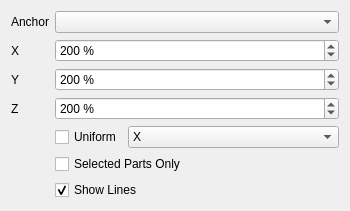
<?xml version="1.0" encoding="UTF-8"?>
<ui version="4.0">
 <class>swExplodeWidget</class>
 <widget class="QWidget" name="swExplodeWidget">
  <property name="whatsThis">
   <string>&lt;p&gt;&lt;b&gt;Explode&lt;/b&gt;&lt;/p&gt;&lt;p&gt;Spread the parts on screen away from the chosen anchor part, which stays in place. Each part slides straight out along the stud, pin or socket that holds it, and a line joins it back to where it connects. Set how far along X, Y and Z, then choose Explode. While the parts are spread, changing a setting spreads them again. Collapse or any edit puts them back, and the file never changes. Save Copy saves the exploded model to a separate file named with -exploded, and the open file stays as it is.&lt;/p&gt;</string>
  </property>
  <property name="geometry">
   <rect>
    <x>0</x>
    <y>0</y>
    <width>350</width>
    <height>200</height>
   </rect>
  </property>
  <property name="windowTitle">
   <string>Explode</string>
  </property>
  <layout class="QVBoxLayout" name="verticalLayout">
   <item>
    <layout class="QFormLayout" name="formLayout">
     <item row="0" column="0">
      <widget class="QLabel" name="labelAnchor">
       <property name="text">
        <string>Anchor</string>
       </property>
       <property name="buddy">
        <cstring>anchor</cstring>
       </property>
      </widget>
     </item>
     <item row="0" column="1">
      <widget class="QComboBox" name="anchor">
       <property name="toolTip">
        <string>The part that stays in place while the others move away from it.</string>
       </property>
       <property name="whatsThis">
        <string>&lt;p&gt;&lt;b&gt;Anchor&lt;/b&gt;&lt;/p&gt;&lt;p&gt;The part or submodel that keeps its position while every other part moves away from it: the focused part, or the first or last selected part in the model order. With Selected Parts Only, the anchor's whole group stays in place.&lt;/p&gt;</string>
       </property>
       <property name="accessibleName">
        <string>Anchor</string>
       </property>
      </widget>
     </item>
     <item row="1" column="0">
      <widget class="QLabel" name="labelX">
       <property name="text">
        <string>X</string>
       </property>
       <property name="buddy">
        <cstring>spreadX</cstring>
       </property>
      </widget>
     </item>
     <item row="1" column="1">
      <widget class="QSpinBox" name="spreadX">
       <property name="toolTip">
        <string>Distance from the anchor part along X, as a percentage of the current distance.</string>
       </property>
       <property name="whatsThis">
        <string>&lt;p&gt;&lt;b&gt;X Spread&lt;/b&gt;&lt;/p&gt;&lt;p&gt;Scales how far each part sits from the anchor part along the X axis, measured between their centers. 100% leaves the parts in place, 200% doubles the distance. Set X and Z to 100% and Y higher to spread the parts only vertically.&lt;/p&gt;</string>
       </property>
       <property name="accessibleName">
        <string>X spread</string>
       </property>
       <property name="suffix">
        <string> %</string>
       </property>
       <property name="minimum">
        <number>100</number>
       </property>
       <property name="maximum">
        <number>1000</number>
       </property>
       <property name="singleStep">
        <number>10</number>
       </property>
       <property name="value">
        <number>200</number>
       </property>
      </widget>
     </item>
     <item row="2" column="0">
      <widget class="QLabel" name="labelY">
       <property name="text">
        <string>Y</string>
       </property>
       <property name="buddy">
        <cstring>spreadY</cstring>
       </property>
      </widget>
     </item>
     <item row="2" column="1">
      <widget class="QSpinBox" name="spreadY">
       <property name="toolTip">
        <string>Distance from the anchor part along Y, as a percentage of the current distance.</string>
       </property>
       <property name="whatsThis">
        <string>&lt;p&gt;&lt;b&gt;Y Spread&lt;/b&gt;&lt;/p&gt;&lt;p&gt;Scales how far each part sits from the anchor part along the Y axis, measured between their centers. 100% leaves the parts in place, 200% doubles the distance. Set X and Z to 100% and Y higher to spread the parts only vertically.&lt;/p&gt;</string>
       </property>
       <property name="accessibleName">
        <string>Y spread</string>
       </property>
       <property name="suffix">
        <string> %</string>
       </property>
       <property name="minimum">
        <number>100</number>
       </property>
       <property name="maximum">
        <number>1000</number>
       </property>
       <property name="singleStep">
        <number>10</number>
       </property>
       <property name="value">
        <number>200</number>
       </property>
      </widget>
     </item>
     <item row="3" column="0">
      <widget class="QLabel" name="labelZ">
       <property name="text">
        <string>Z</string>
       </property>
       <property name="buddy">
        <cstring>spreadZ</cstring>
       </property>
      </widget>
     </item>
     <item row="3" column="1">
      <widget class="QSpinBox" name="spreadZ">
       <property name="toolTip">
        <string>Distance from the anchor part along Z, as a percentage of the current distance.</string>
       </property>
       <property name="whatsThis">
        <string>&lt;p&gt;&lt;b&gt;Z Spread&lt;/b&gt;&lt;/p&gt;&lt;p&gt;Scales how far each part sits from the anchor part along the Z axis, measured between their centers. 100% leaves the parts in place, 200% doubles the distance. Set X and Z to 100% and Y higher to spread the parts only vertically.&lt;/p&gt;</string>
       </property>
       <property name="accessibleName">
        <string>Z spread</string>
       </property>
       <property name="suffix">
        <string> %</string>
       </property>
       <property name="minimum">
        <number>100</number>
       </property>
       <property name="maximum">
        <number>1000</number>
       </property>
       <property name="singleStep">
        <number>10</number>
       </property>
       <property name="value">
        <number>200</number>
       </property>
      </widget>
     </item>
     <item row="4" column="1">
      <layout class="QHBoxLayout" name="uniformLayout">
       <item>
        <widget class="QCheckBox" name="uniform">
         <property name="toolTip">
          <string>Keep X, Y and Z at the same value.</string>
         </property>
         <property name="whatsThis">
          <string>&lt;p&gt;&lt;b&gt;Uniform&lt;/b&gt;&lt;/p&gt;&lt;p&gt;Spread the parts the same amount along every axis. The axis chosen beside it sets the value and the other two follow it.&lt;/p&gt;</string>
         </property>
         <property name="text">
          <string>Uniform</string>
         </property>
        </widget>
       </item>
       <item>
        <widget class="QComboBox" name="uniformAxis">
         <property name="sizePolicy">
          <sizepolicy hsizetype="Expanding" vsizetype="Fixed">
           <horstretch>0</horstretch>
           <verstretch>0</verstretch>
          </sizepolicy>
         </property>
         <property name="toolTip">
          <string>The axis the other two follow.</string>
         </property>
         <property name="whatsThis">
          <string>&lt;p&gt;&lt;b&gt;Uniform Axis&lt;/b&gt;&lt;/p&gt;&lt;p&gt;With Uniform on, this axis stays editable and the other two take its value.&lt;/p&gt;</string>
         </property>
         <property name="accessibleName">
          <string>Uniform axis</string>
         </property>
         <item>
          <property name="text">
           <string>X</string>
          </property>
         </item>
         <item>
          <property name="text">
           <string>Y</string>
          </property>
         </item>
         <item>
          <property name="text">
           <string>Z</string>
          </property>
         </item>
        </widget>
       </item>
      </layout>
     </item>
     <item row="5" column="1">
      <widget class="QCheckBox" name="selectedOnly">
       <property name="toolTip">
        <string>Spread only the selected parts instead of every visible part.</string>
       </property>
       <property name="whatsThis">
        <string>&lt;p&gt;&lt;b&gt;Selected Parts Only&lt;/b&gt;&lt;/p&gt;&lt;p&gt;Move only the selected parts away from the anchor and leave the rest of the model where it is. The parts of a group move together as one part. Off, every visible part of the model moves on its own.&lt;/p&gt;</string>
       </property>
       <property name="text">
        <string>Selected Parts Only</string>
       </property>
      </widget>
       </item>
     <item row="6" column="1">
      <widget class="QCheckBox" name="showLines">
       <property name="toolTip">
        <string>Draw a line from each exploded part back to where it connects.</string>
       </property>
       <property name="whatsThis">
        <string>&lt;p&gt;&lt;b&gt;Show Lines&lt;/b&gt;&lt;/p&gt;&lt;p&gt;Draw a line through each connection, from the socket or stud on the part it came off to the same spot on the moved part, in the Explode Lines color from Preferences. Lines show only on screen and are not saved.&lt;/p&gt;</string>
       </property>
       <property name="text">
        <string>Show Lines</string>
       </property>
       <property name="checked">
        <bool>true</bool>
       </property>
      </widget>
     </item>
    </layout>
   </item>
  </layout>
 </widget>
 <resources/>
 <connections/>
</ui>
